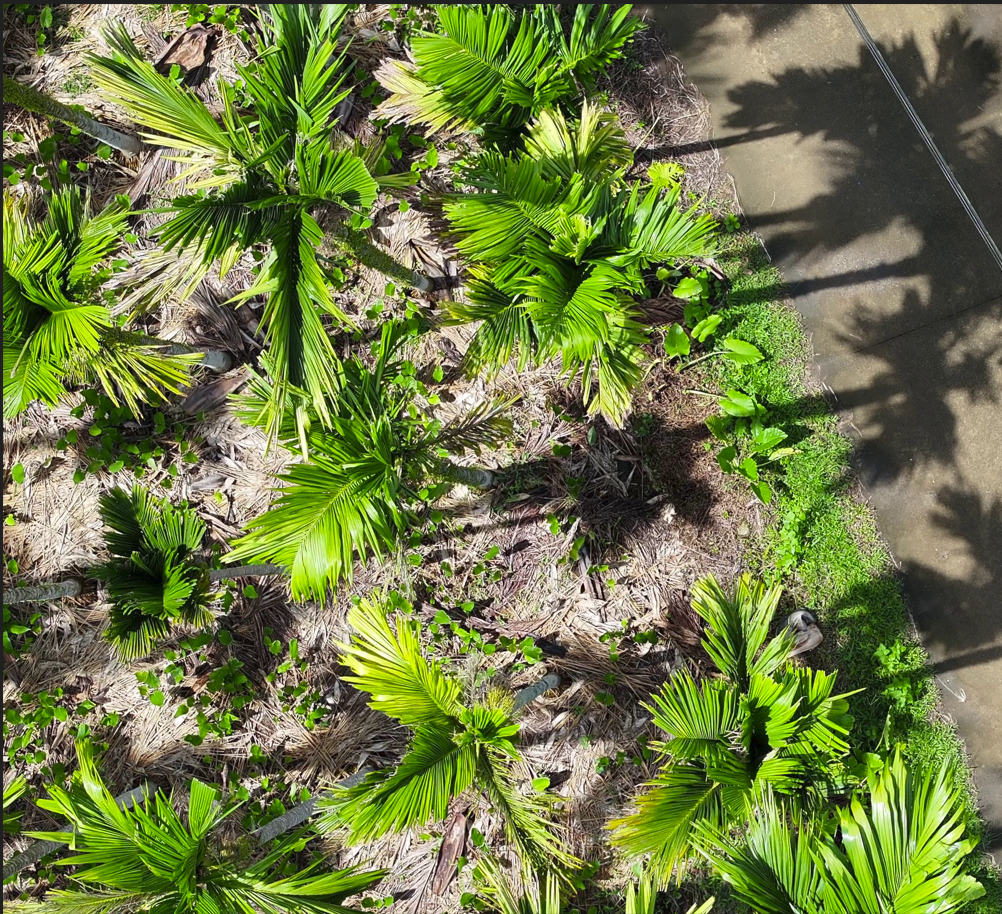
#> input picture data/image2/20250304200210.png, 1002 x 914 px; its folder holds only this picture in this run
$ python remove_reflection.py
#> lines starting #> are read from the running program, lines starting #| are printed output that depends on the picture; after the words box and inside, x2 and y2 are one past the last pixel; in counts of white or black regions, pixels touching at a corner belong together
import cv2
import numpy as np
import os
from matplotlib import pyplot as plt

# 输入文件夹和输出文件夹路径
input_folder = "data/image2"
output_folder = "data/image2_rr_y"

# 确保输出文件夹存在
if not os.path.exists(output_folder):
    os.makedirs(output_folder)

# 遍历输入文件夹中的所有图片
for filename in os.listdir(input_folder):
    if filename.endswith(".jpg") or filename.endswith(".png"):  # 可以根据需要调整文件类型
        # 构建完整的路径
        input_path = os.path.join(input_folder, filename)
        output_path = os.path.join(output_folder, filename)

        # 读取图像
        image = cv2.imread(input_path)
#> image is the input picture: shape (914, 1002, 3); mean B, G, R 67.8, 122.6, 111.1
        if image is None:
            print(f"无法读取图像: {input_path}")
            continue

        hsv = cv2.cvtColor(image, cv2.COLOR_BGR2HSV)
#> hsv: shape (914, 1002, 3); mean H, S, V 32.5, 121, 127.1

        # 提取明度通道（V）
        v = hsv[:, :, 2]
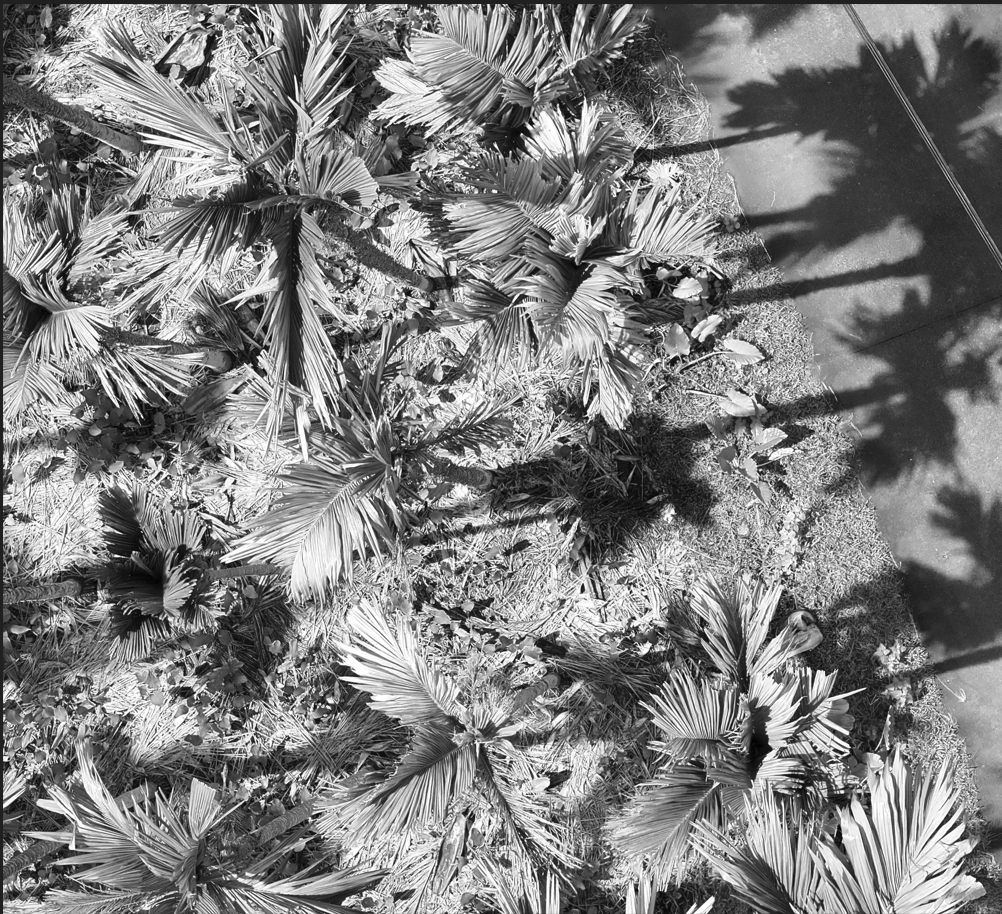
#> v: shape (914, 1002); min 0, max 255, mean 127.1

        # 定义高光阈值（例如：亮度 > 200）
        v_threshold = 200
        v_mask = cv2.threshold(v, v_threshold, 255, cv2.THRESH_BINARY)[1]
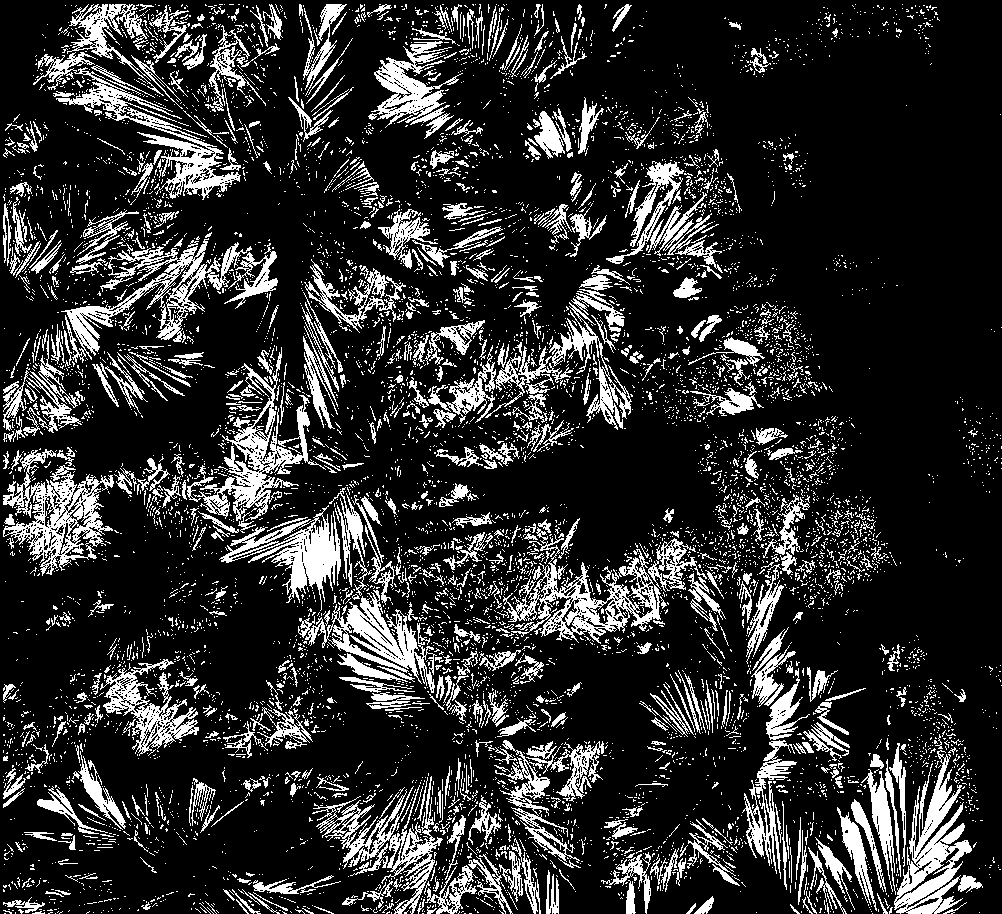
#> v_mask: shape (914, 1002); 18.2% white; 8131 white regions (7350 under 20 px), largest, box (x1, y1, x2, y2) and area: (894, 750, 972, 914) 4973, (503, 527, 661, 644) 4932, (3, 449, 114, 576) 4894

        # 提取Blue通道（B）
        b = image[:, :, 0]
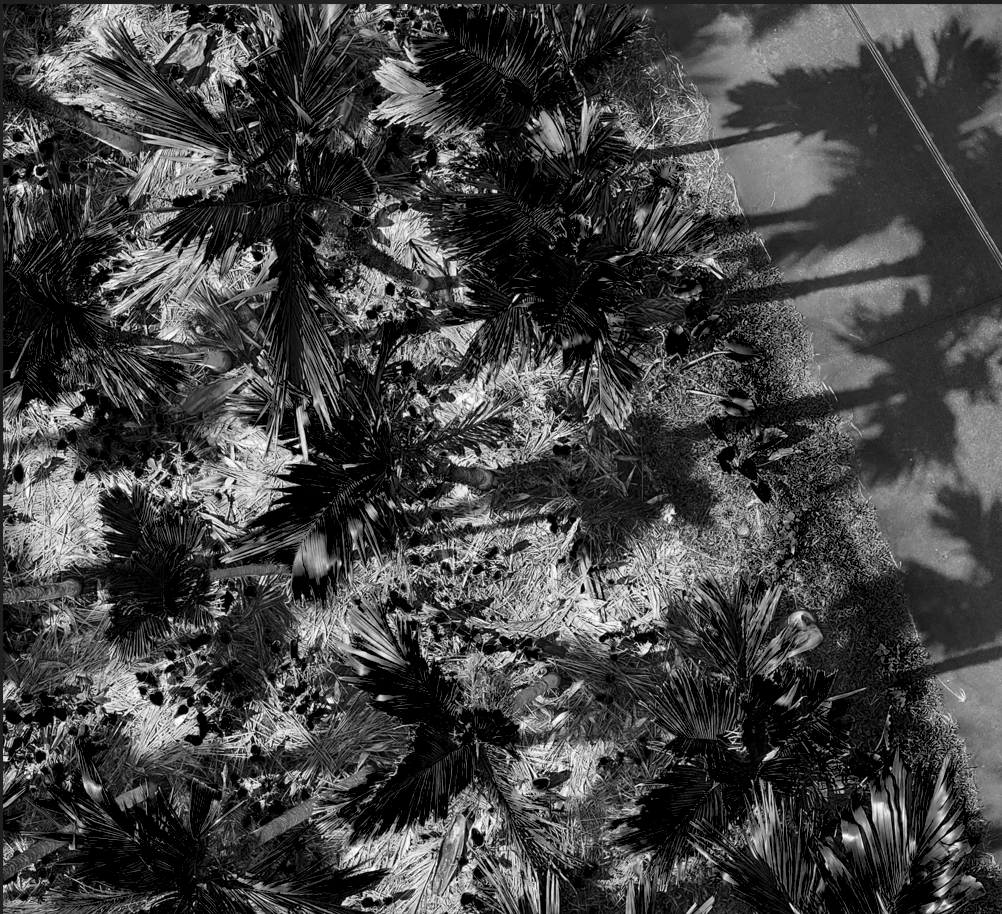
#> b: shape (914, 1002); min 0, max 255, mean 67.8

        # 定义B通道阈值排除黄色
        b_threshold = 150
        b_mask = cv2.threshold(b, b_threshold, 255, cv2.THRESH_BINARY)[1]
#> b_mask: shape (914, 1002); 11.6% white; 5902 white regions (5441 under 20 px), largest, box (x1, y1, x2, y2) and area: (471, 518, 717, 644) 9224, (3, 448, 116, 576) 6085, (163, 407, 308, 527) 5552

        # 反光区域且非黄色
        combined_mask = cv2.bitwise_and(v_mask, b_mask)
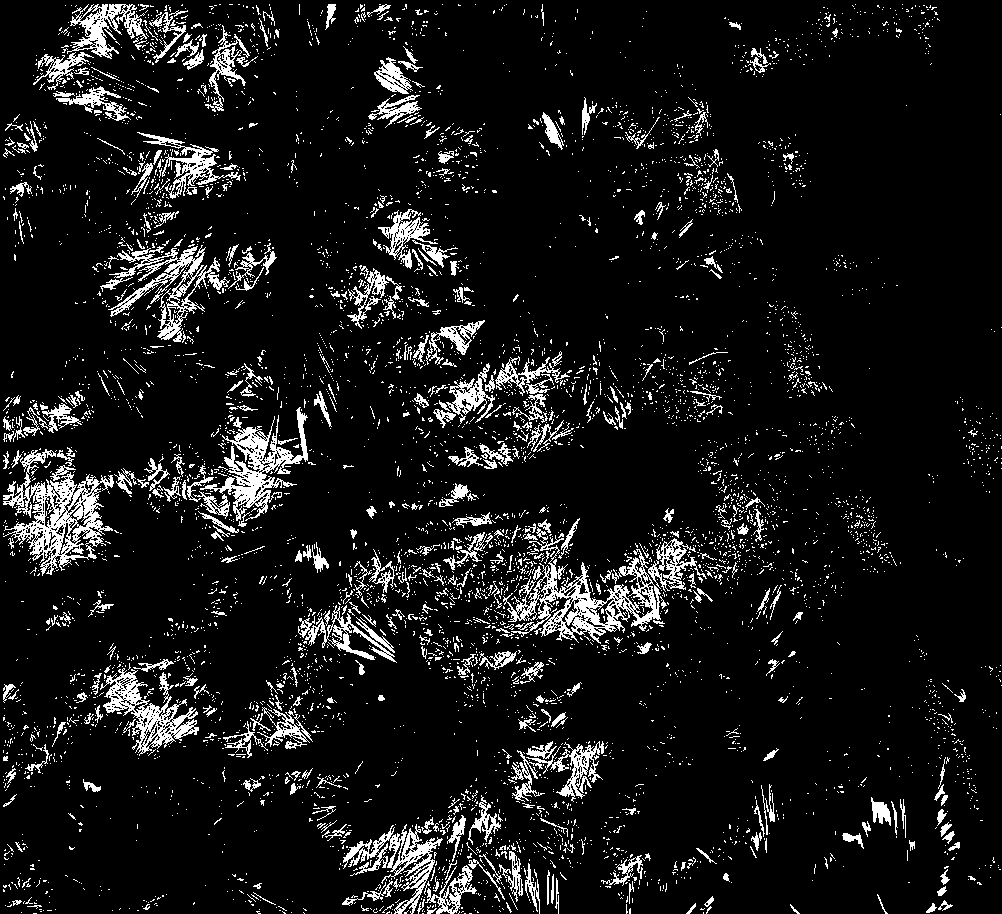
#> combined_mask: shape (914, 1002); 9% white in thin lines or dots

        # 利用mask对高光区域处理
        # 降低明度（例如：降低到原值的70%）
        hsv[:, :, 2] = np.where(combined_mask, hsv[:, :, 2] * 0.9, hsv[:, :, 2])
#> hsv: shape (914, 1002, 3); mean H, S, V 32.5, 121, 125

        # [9 lines of commented-out code are left out]

        result = cv2.cvtColor(hsv, cv2.COLOR_HSV2BGR)

        # 保存结果图像
        cv2.imwrite(output_path, result)
        print(f"已处理并保存: {output_path}")

        # Display the original and enhanced images
        plt.figure(figsize=(10, 5))
        plt.subplot(1, 2, 1)
        plt.title("Original Image")
        plt.imshow(image)
        plt.axis('off')

        plt.subplot(1, 2, 2)
        plt.title("Processed Image")
        plt.imshow(result)
        plt.axis('off')

        plt.show()
#> figure, not shown here; B, G, R data is drawn as R, G, B

# 批量处理完成
print("所有图片处理完成！")
